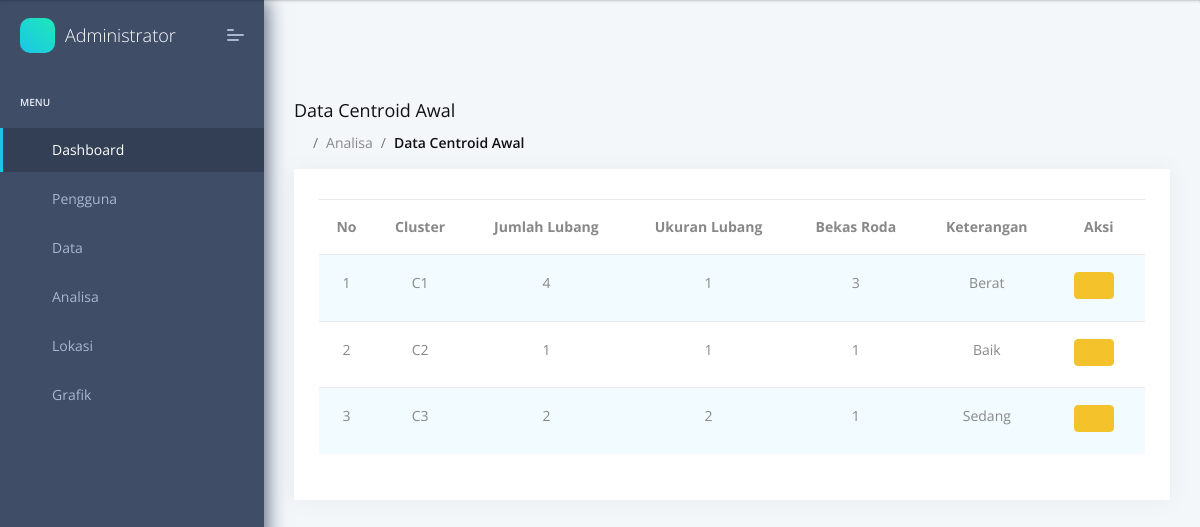
The page /admin/data_centroid.php (signed in) on the database its author committed.
### tables this page shows
CREATE TABLE `tb_centroid` (
  `id_centroid` int(5) NOT NULL,
  `cluster` varchar(50) NOT NULL,
  `jum_lubang` varchar(50) NOT NULL,
  `uk_lubang` varchar(50) NOT NULL,
  `bekas_roda` varchar(50) NOT NULL,
  `ket` varchar(50) NOT NULL
);

### admin/data_centroid.php (the view, shortened to what this page needs)
<?php
    include 'head.php';
    include 'menu.php';
    include 'header.php';
    include 'koneksi.php';
?>
    <section class="pcoded-main-container">
        <div class="pcoded-wrapper">
            <div class="pcoded-content">
                <div class="pcoded-inner-content">
                    <div class="page-header">
                        <div class="page-block">
                            <div class="row align-items-center">
                                <div class="col-md-12">
                                    <div class="page-header-title">
                                        <h5 class="m-b-10">Data Centroid Awal</h5>
                                    </div>
                                    <ul class="breadcrumb">
                                        <li class="breadcrumb-item"><a href="index.php"><i class="feather icon-home"></i></a></li>
                                        <li class="breadcrumb-item"><a href="#!">Analisa</a></li>
                                        <li class="breadcrumb-item"><a href="#!">Data Centroid Awal</a></li>
                                    </ul>
                                </div>
                            </div>
                        </div>
                    </div>
                    <div class="main-body">
                        <div class="page-wrapper">
                            <div class="row">
                                <div class="col-sm-12">
                                    <div class="card">
                                        <div class="card-block">
                                            <div class="table-responsive">
                                                <table id="zero-configuration" class="display table nowrap table-striped table-hover" style="width:100%">
                                                    <thead>
                                                        <tr align="center" valign="baseline">
                                                            <th>No</th>
                                                            <th>Cluster</th>
                                                            <th>Jumlah Lubang</th>
                                                            <th>Ukuran Lubang</th>
                                                            <th>Bekas Roda</th>
                                                            <th>Keterangan</th>
                                                            <th>Aksi</th>
                                                        </tr>
                                                    </thead>
                                                    <tbody>
                                                        <?php
                                                            $noUrut = 0;
                                                            $result = mysqli_query($con, "SELECT * FROM tb_centroid ORDER BY id_centroid ASC");
                                                            while($row = mysqli_fetch_array($result))
                                                            {
                                                                $noUrut++;
                                                        ?>
                                                        <tr align="center" valign="baseline">
                                                            <td><?php echo $noUrut ?></td>
                                                            <td><?php echo $row["cluster"]; ?></td>
                                                            <td><?php echo $row["jum_lubang"]; ?></td>
                                                            <td><?php echo $row["uk_lubang"]; ?></td>
                                                            <td><?php echo $row["bekas_roda"]; ?></td>
                                                            <td><?php echo $row["ket"]; ?></td>
                                                            <td>
                                                            <a href="edit_centroid.php?id=<?php echo $row['id_centroid']; ?>" class="btn btn-warning btn-sm feather icon-edit"></a>
                                                            </td>
                                                        </tr>
                                                        <?php
                                                            }
                                                        ?>
                                                    </tbody>
                                                </table>
                                            </div>
                                        </div>
                                    </div>
                                </div>
                            </div>
                        </div>
                    </div>
                </div>
            </div>
        </div>
    </section>
<?php
    include 'foot.php';
?>

### rows shown on the page
tb_centroid: cluster "C1", jum_lubang "4", uk_lubang "1", bekas_roda "3", ket "Berat"
tb_centroid: cluster "C2", jum_lubang "1", uk_lubang "1", bekas_roda "1", ket "Baik"
tb_centroid: cluster "C3", jum_lubang "2", uk_lubang "2", bekas_roda "1", ket "Sedang"
